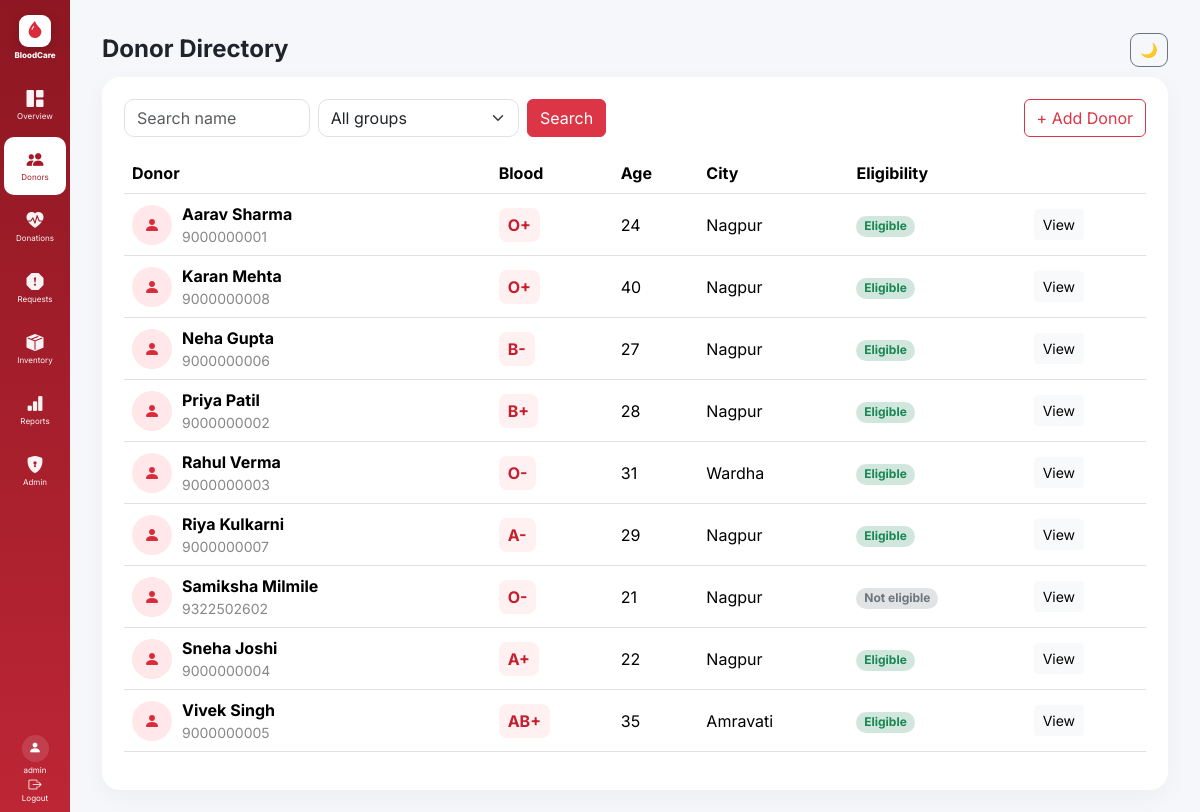
The app's page /donors/ (signed in) with its own data.
### app/models/models.py (models this page shows, shortened)
class User(UserMixin, db.Model):
    id = db.Column(db.Integer, primary_key=True)
    username = db.Column(db.String(80), unique=True, nullable=False)
    password_hash = db.Column(db.String(255), nullable=False)
    role = db.Column(db.String(20), default="viewer")
    active = db.Column(db.Boolean, default=True)

class Donor(db.Model):
    id = db.Column(db.Integer, primary_key=True)
    name = db.Column(db.String(120), nullable=False)
    blood_group = db.Column(db.String(5), nullable=False)
    age = db.Column(db.Integer, nullable=False)
    weight = db.Column(db.Float, nullable=False)
    city = db.Column(db.String(80), default="Nagpur")
    phone = db.Column(db.String(30), default="")
    email = db.Column(db.String(120), default="")
    available = db.Column(db.Boolean, default=True)
    last_donation = db.Column(db.Date, nullable=True)
    medical_restriction = db.Column(db.Boolean, default=False)
    created_at = db.Column(db.DateTime, default=datetime.utcnow)
    def eligible(self):
        if not self.available or self.medical_restriction:
            return False
        if self.age < 18 or self.age > 65 or self.weight < 50:
            return False
        if self.last_donation and (date.today() - self.last_donation).days < 90:
            return False
        return True

### app/routes/donors.py (the view)
@donors_bp.get("/")
@login_required
def list_donors():
    q = request.args.get("q","").strip()
    bg = request.args.get("blood_group","").strip()
    query = Donor.query
    if q: query = query.filter(Donor.name.ilike(f"%{q}%"))
    if bg: query = query.filter_by(blood_group=bg)
    return render_template("donors.html", donors=query.order_by(Donor.name).all(), q=q, bg=bg)

### app/models/models.py (called while the page is built)
@login_manager.user_loader
def load_user(user_id):
    return User.query.get(int(user_id))

### app/templates/donors.html
{% extends "base.html" %}{% block heading %}Donor Directory{% endblock %}{% block content %}
<div class="panel"><div class="d-flex flex-wrap gap-2 justify-content-between mb-3"><form class="d-flex gap-2"><input name="q" value="{{q}}" class="form-control" placeholder="Search name"><select name="blood_group" class="form-select"><option value="">All groups</option>{% for b in ['O-','O+','A-','A+','B-','B+','AB-','AB+'] %}<option {% if bg==b %}selected{% endif %}>{{b}}</option>{% endfor %}</select><button class="btn btn-danger">Search</button></form><a class="btn btn-outline-danger" href="/donors/add">+ Add Donor</a></div>
<div class="table-responsive"><table class="table align-middle"><thead><tr><th>Donor</th><th>Blood</th><th>Age</th><th>City</th><th>Eligibility</th><th></th></tr></thead><tbody>
{% for d in donors %}<tr><td><div class="person"><span><i class="bi bi-person-fill"></i></span><div><b>{{d.name}}</b><small>{{d.phone}}</small></div></div></td><td><span class="blood">{{d.blood_group}}</span></td><td>{{d.age}}</td><td>{{d.city}}</td><td>{% if d.eligible() %}<span class="badge rounded-pill bg-success-subtle text-success">Eligible</span>{% else %}<span class="badge rounded-pill bg-secondary-subtle text-secondary">Not eligible</span>{% endif %}</td><td><a href="/donors/{{d.id}}" class="btn btn-sm btn-light">View</a></td></tr>{% endfor %}
</tbody></table></div></div>{% endblock %}

### app/templates/base.html (shortened to what this page needs)
<!doctype html>
<html lang="en">
<head>
    <link
        href="https://cdn.jsdelivr.net/npm/bootstrap@5.3.3/dist/css/bootstrap.min.css"
        rel="stylesheet"
    >
    <link
        href="https://cdn.jsdelivr.net/npm/bootstrap-icons@1.11.3/font/bootstrap-icons.css"
        rel="stylesheet"
    >
    <link
        rel="stylesheet"
        href="{{ url_for('static', filename='css/style.css') }}?v=2"
    >
</head>
<body>
<aside class="sidebar">
    <div class="brand">
        <div class="brand-logo">
            <i class="bi bi-droplet-fill"></i>
        </div>
        <span>BloodCare</span>
    </div>
    <nav class="sidebar-menu">
        <a
            href="/"
            class="sidebar-item {% if request.path == '/' %}active{% endif %}"
        >
            <i class="bi bi-grid-1x2-fill"></i>
            <span>Overview</span>
        </a>
        <a
            href="/donors"
            class="sidebar-item {% if request.path.startswith('/donors') %}active{% endif %}"
        >
            <i class="bi bi-people-fill"></i>
            <span>Donors</span>
        </a>
        <a
            href="/donations"
            class="sidebar-item {% if request.path.startswith('/donations') %}active{% endif %}"
        >
            <i class="bi bi-heart-pulse-fill"></i>
            <span>Donations</span>
        </a>
        <a
            href="/requests"
            class="sidebar-item {% if request.path.startswith('/requests') %}active{% endif %}"
        >
            <i class="bi bi-exclamation-octagon-fill"></i>
            <span>Requests</span>
        </a>
        <a
            href="/inventory"
            class="sidebar-item {% if request.path.startswith('/inventory') %}active{% endif %}"
        >
            <i class="bi bi-box-seam-fill"></i>
            <span>Inventory</span>
        </a>
        <a
            href="/reports/donors.csv"
            class="sidebar-item"
        >
            <i class="bi bi-bar-chart-fill"></i>
            <span>Reports</span>
        </a>
        {% if current_user.is_authenticated and current_user.role == "admin" %}
        <a
            href="/admin"
            class="sidebar-item {% if request.path.startswith('/admin') %}active{% endif %}"
        >
            <i class="bi bi-shield-lock-fill"></i>
            <span>Admin</span>
        </a>
        {% endif %}
    </nav>
    <div class="sidebar-user">
        <div class="user-avatar">
            <i class="bi bi-person-fill"></i>
        </div>
        <span class="username">
            {{ current_user.username }}
        </span>
        <a
            href="/logout"
            class="logout"
        >
            <i class="bi bi-box-arrow-right"></i>
            <span>Logout</span>
        </a>
    </div>
</aside>
<main class="content">
    <div class="topbar">
        <h4 class="mb-0">
            {% block heading %}{% endblock %}
        </h4>
        <button
            id="theme"
            class="btn btn-sm btn-outline-secondary"
            type="button"
            title="Toggle dark mode"
        >
        </button>
    </div>
    {% block content %}
    {% endblock %}
</main>
</body>
</html>

### app/static/css/style.css (style rules this page uses)
:root { --red:#e63946; --red-dark:#a71929; --dark:#161a1d; --bg:#f5f7fb; --white:#ffffff; --text:#20242a; --muted:#777; --border:#e4e7eb; }
* { box-sizing:border-box; }
html { scroll-behavior:smooth; }
body { margin:0; font-family:Inter,Arial,sans-serif; background:var(--bg); color:var(--text); transition:background .25s ease,color .25s ease; }
.sidebar { position:fixed; inset:0 auto 0 0; width:70px; background:linear-gradient(180deg,#8d1722,#bd2635); color:#fff; padding:10px 4px; display:flex; flex-direction:column; align-items:center; gap:5px; overflow-y:auto; overflow-x:hidden; z-index:1000; transition: background .3s ease, width .3s ease; }
.brand { width:62px; display:flex !important; flex-direction:column !important; align-items:center !important; justify-content:center !important; gap:4px !important; padding:5px 0 12px !important; color:#fff !important; text-decoration:none !important; flex-shrink:0; }
.brand-logo { width:32px; height:32px; border-radius:9px; background:#fff; color:#d92b3a; display:grid; place-items:center; font-size:17px; box-shadow:0 4px 12px #0002; }
.brand span { color:#fff; font-size:8px; font-weight:800; line-height:1; }
.sidebar-menu { width:100%; display:flex; flex-direction:column; align-items:center; gap:3px; }
.sidebar-item { width:62px !important; min-width:62px !important; height:58px !important; display:flex !important; flex-direction:column !important; align-items:center !important; justify-content:center !important; gap:5px !important; padding:4px 2px !important; margin:0 !important; border-radius:10px !important; color:#fff !important; text-decoration:none !important; font-size:8px !important; line-height:1 !important; opacity:.95; transition: background .2s ease, color .2s ease, transform .2s ease; flex-shrink:0; }
.sidebar-item i { width:auto !important; font-size:17px !important; line-height:1 !important; display:block !important; }
.sidebar-item span { display:block !important; font-size:8px !important; line-height:1 !important; text-align:center !important; white-space:nowrap !important; }
.sidebar-item.active { background:#fff !important; color:#a71929 !important; opacity:1; }
.sidebar-item.active i, .sidebar-item.active span { color:#a71929 !important; }
.sidebar-user { width:100%; margin-top:auto; display:flex; flex-direction:column; align-items:center; gap:4px; padding-top:8px; }
.user-avatar { width:27px; height:27px; border-radius:50%; background:#ffffff20; color:#fff; display:grid; place-items:center; font-size:13px; }
.username { color:#fff; font-size:8px; line-height:1; max-width:60px; overflow:hidden; text-overflow:ellipsis; white-space:nowrap; }
.logout { width:62px; display:flex !important; flex-direction:column !important; align-items:center !important; justify-content:center !important; gap:3px; color:#fff !important; text-decoration:none !important; font-size:8px !important; line-height:1; }
.logout i { font-size:13px; line-height:1; }
.content { margin-left:70px !important; min-height:100vh; padding:22px 32px; transition: background .3s ease, color .3s ease; }
.topbar { height:55px; display:flex; align-items:center; justify-content:space-between; color:#20242a; }
.topbar h4 { font-weight:700; }
#theme { width:38px; height:34px; display:grid; place-items:center; border-radius:9px; }
.panel { background:#fff; border-radius:18px; padding:22px; box-shadow:0 7px 25px #0000000a; transition: background .25s ease, color .25s ease; }
.person { display:flex; gap:10px; align-items:center; }
.person > span, .avatar { width:40px; height:40px; border-radius:50%; background:#ffe7ea; color:#d92b3a; display:grid; place-items:center; flex-shrink:0; }
.person small { display:block; color:#888; }
.blood { display:inline-block; background:#fff0f1; color:#c61e2d; border-radius:8px; padding:5px 9px; font-weight:700; }
table { width:100%; }
th { font-weight:700; }
td, th { vertical-align:middle; }
.form-control, .form-select, textarea { border-radius:10px; }
button, a { -webkit-tap-highlight-color:transparent; }

### records on screen
User: username "admin"
Donor: name "Aarav Sharma", phone "9000000001", blood_group "O+", age "24", city "Nagpur", available "Eligible"
Donor: name "Karan Mehta", phone "9000000008", blood_group "O+", age "40", city "Nagpur", available "Eligible"
Donor: name "Neha Gupta", phone "9000000006", blood_group "B-", age "27", city "Nagpur", available "Eligible"
Donor: name "Priya Patil", phone "9000000002", blood_group "B+", age "28", city "Nagpur", available "Eligible"
Donor: name "Rahul Verma", phone "9000000003", blood_group "O-", age "31", city "Wardha", available "Eligible"
Donor: name "Riya Kulkarni", phone "9000000007", blood_group "A-", age "29", city "Nagpur", available "Eligible"
Donor: name "Samiksha Milmile", phone "9322502602", blood_group "O-", age "21", city "Nagpur", available "Not eligible"
Donor: name "Sneha Joshi", phone "9000000004", blood_group "A+", age "22", city "Nagpur", available "Eligible"
Donor: name "Vivek Singh", phone "9000000005", blood_group "AB+", age "35", city "Amravati", available "Eligible"
